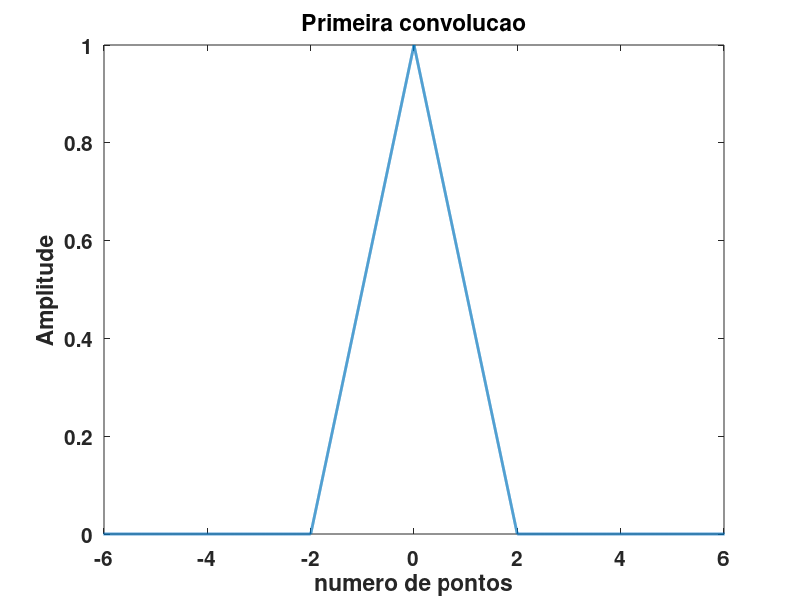
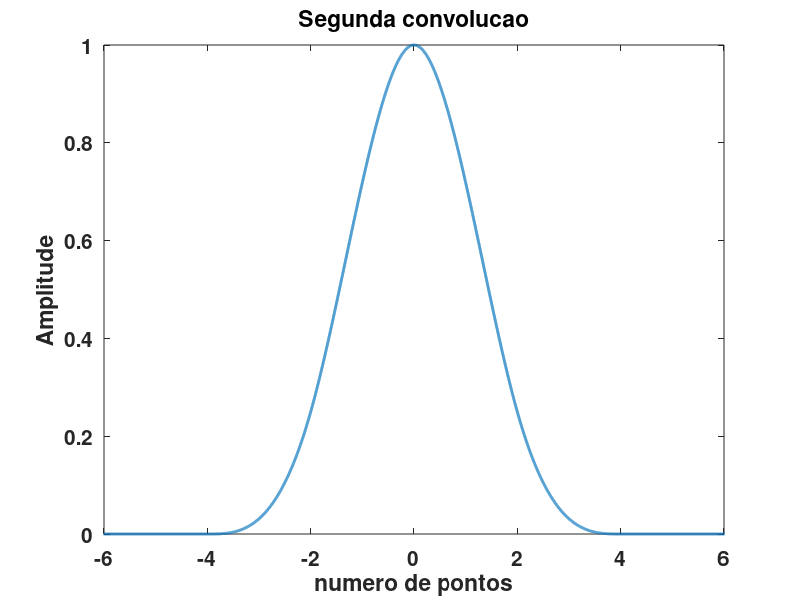
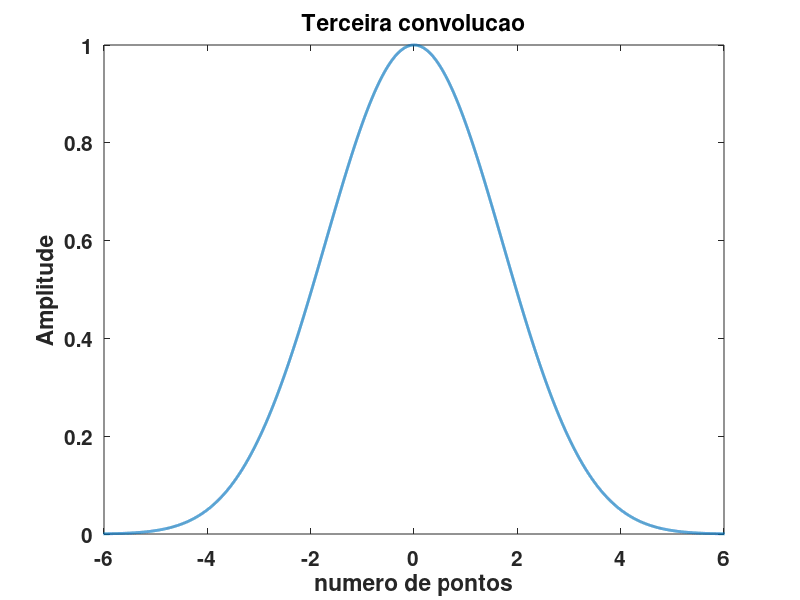
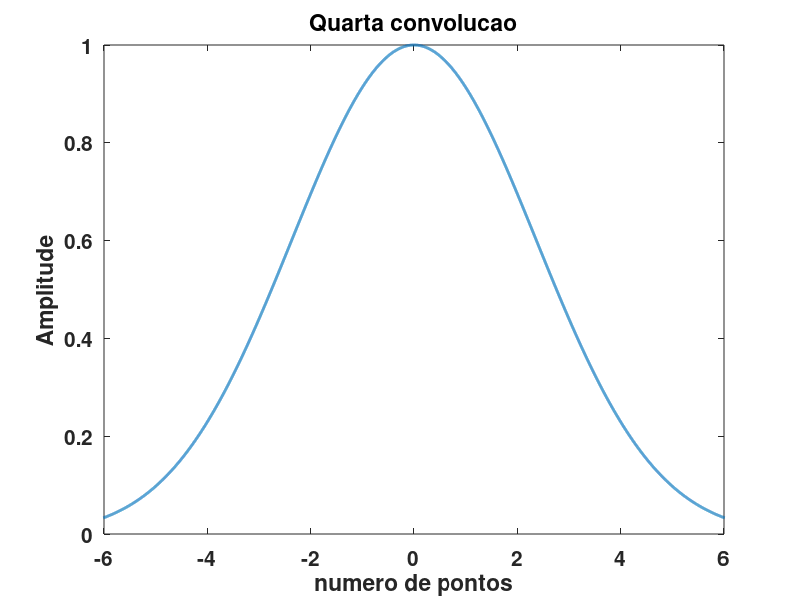

The MATLAB source for these figures, in order:
%%%%%%%%Projeto para o curso de "Processamento de sinais digitais"%%%%%%%%%%%%%%%
%%%%%%%%%%%%Multi convolucoes: funcao retangular%%%%%%%%%%%%%%%%%%%%%%%%%%%%%%%%%
###########################
%%%%%%%%%Parametros utilizados
Fs = 1000;              %parametro relacionado ao intervalo de amostragem do tempo
dt = 1/Fs;              %equacao para ointervalo de amostragem do tempo
%delf  =  1/(n*dt)      %equacao para o intervalo de amostragem da frequencia

################################################################################
%%%%%%%%%%%%%%%%%%%%%%%%%%%Funcao caixa retangular%%%%%%%%%%%%%%%%%%%%%%%%%%%%%%
rect=@(x,a) ones(1,numel(x)).*(abs(x)<a/2); % a define a largura do pulso
x=-5:dt:5;          %Vetor para o numero de pontos 
y=rect(x,2);        %Formato da funcao retangular, escolhendo a=2
ynorm=y/(max(y));   %Normalizacao da funcao retangular

 ###################Plotagem funcao retangular##################################
figure (99) 
plot(x,ynorm,'LineWidth',2)
set(gca,'FontSize',15,'FontWeight','bold')
set(gca,'Xlim',[-6 6])
xlabel('numero de pontos')
ylabel('Amplitude' )
title('Funcao retangular')
%%%%%%%%%  Espectro de amplitude %%%%%%%%%%%%%%%%%%%%%%%%%%%%%%%%%%%
Y = fft(ynorm);     %Aplicacao da transformada rapida de Fourier na funcao retangular
L = 10000;          %Tamanho do eixo x, numero de pontos
P2 = abs(Y/L);      %Formula para a amplitude 

%%%%%%%%%%%%Calculo feito para considerar apenas uma banda da amplitude
P1 = P2(1:L/2+1);
P1(2:end-1) = 2*P1(2:end-1);
P1norm = P1/max(P1);          %Normalizacao do resultado
f = Fs*(0:(L/2))/L;

%%%%%%%%%%%%%Plotagem do espectro de amplitude da funcao retangular
figure(999)
plot(f,P1norm,'LineWidth',2) 
title('Espectro de amplitude ')
set(gca,'Xlim',[0 5])
xlabel('Numero de pontos')
ylabel('Amplitude')
#######################################################
#######################################################
%Primeira convolucao
c1=conv(y,y)*dt;     %Aplicacao da auto convolucao 
c1norm=c1/(max(c1)); %Normalizacao do convolucao 
x1=-10:dt:10;        %Vetor com o numero de pontos
%%%%%%%%%Plotagem da convolucao 1
figure (1)
plot(x1,c1norm,'LineWidth',2)
set(gca,'FontSize',15,'FontWeight','bold')
set(gca,'Xlim',[-6 6])
xlabel('numero de pontos')
ylabel('Amplitude' )
title('Primeira convolucao')

%%%%%%%%%%%%%%%Espectro de amplitude
c1ft = fft(c1norm);  %Aplicacao da transformada rapida de Fourier
L1 = 20000;          %Tamanho do eixo x, numero de pontos
P2c1 = abs(c1ft/L1); %calculo para a amplitude
%df1=0.005           % Valor do intervalo de amostragem na frequencia

%%%%%%%%%%%%Calculo feito para considerar apenas uma banda da amplitude
P1c1 = P2c1(1:L1/2+1);
P1c1(2:end-1) = 2*P1c1(2:end-1);
P1c1norm = P1c1/max(P1c1);%Normalizacao do resultado
f1 = Fs*(0:(L1/2))/L1;

%%%%%%%%%%%%%%Plotagem do espectro de amplitude
figure(100)
plot(f1,P1c1norm,'LineWidth',2) 
title('Espectro de amplitude ')
set(gca,'Xlim',[0 2])
xlabel('Numero de pontos')
ylabel('Amplitude')
#######################################################
#######################################################
%Segunda convolucao
c2=conv(c1,c1)*dt;   %Aplicacao da auto convolucao do resultado anterior
c2norm=c2/(max(c2)); %Normalizacao do resultado
x2=-20:dt:20;        %Vetor do eixo x, numero de pontos

%%%%%%%%%%%Plotagem da convolucao 2
figure (2)
plot(x2,c2norm,'LineWidth',2)
set(gca,'FontSize',15,'FontWeight','bold')
set(gca,'Xlim',[-6 6])
xlabel('numero de pontos')
ylabel('Amplitude' )
title('Segunda convolucao')
%%%%%Espectro de amplitude

c2ft = fft(c2norm); %Aplicacao da transformada rapida de Fourier
L2 = 40000;         %Tamanho do eixo x, numero de pontos
P2c2 = abs(c2ft/L2);%calculo para a amplitude
%df2=0.025          % Valor do intervalo de amostragem na frequencia
%%%%%%%%%%%%Calculo feito para considerar apenas uma banda da amplitude
P1c2 = P2c2(1:L2/2+1);
P1c2(2:end-1) = 2*P1c2(2:end-1);
P1c2norm = P1c2/max(P1c2);       %Normalizacao do resultado
f2 = Fs*(0:(L2/2))/L2;

%%%%%%%%%%%%%%Plotagem do espectro de amplitude
figure(200)
plot(f2,P1c2norm,'LineWidth',2) 
title('Espectro de amplitude ')
set(gca,'Xlim',[0 2])
xlabel('Numero de pontos')
ylabel('Amplitude')

##################################
%Terceira convolucao
%%%%numero de pontos
c3=conv(c2,c2)*dt;      %Aplicacao da auto convolucao do resultado anterior
c3norm=c3/(max(c3));    %Normalizacao do resultado
x3=-40:dt:40;           %Vetor do eixo x, numero de pontos

%%%%%%%%%%%Plotagem da convolucao 3
figure (3)
plot(x3,c3norm,'LineWidth',2)
set(gca,'FontSize',15,'FontWeight','bold')
set(gca,'Xlim',[-6 6])
xlabel('numero de pontos')
ylabel('Amplitude' )
title('Terceira convolucao')
%Espectro de amplitude
c3ft = fft(c3norm);    %Aplicacao da transformada rapida de Fourier
L3 = 80000;            %Tamanho do eixo x, numero de pontos
P2c3 = abs(c3ft/L3);   %calculo para a amplitude
%df3=0.0125            %Valor do intervalo de amostragem na frequencia

%%%%%%%%%%%%Calculo feito para considerar apenas uma banda da amplitude
P1c3 = P2c3(1:L3/2+1);
P1c3(2:end-1) = 2*P1c3(2:end-1);
P1c3norm = P1c3/max(P1c3);%Normalizacao do resultado
f3 = Fs*(0:(L3/2))/L3;

%%%%%%%%%%%%%%Plotagem do espectro de amplitude
figure(300)
plot(f3,P1c3norm,'LineWidth',2) 
title('Espectro de amplitude ')
set(gca,'Xlim',[0 2])
xlabel('Numero de pontos')
ylabel('Amplitude')

######################################
%Quarta convolucao 
c4=conv(c3,c3)*dt;     %Aplicacao da auto convolucao do resultado anterior
c4norm=c4/(max(c4));   %Normalizacao do resultado
x4=-80:dt:80.;         %Vetor do eixo x, numero de pontos

%%%%%%%%%%%Plotagem da convolucao 2
figure (4)
plot(x4,c4norm,'LineWidth',2)
set(gca,'FontSize',15,'FontWeight','bold')
set(gca,'Xlim',[-6 6])
xlabel('numero de pontos')
ylabel('Amplitude' )
title('Quarta convolucao')

%%%%%%%%Amplitude espectral
c4ft = fft(c4norm);    %Aplicacao da transformada rapida de Fourier
L4 = 160000;           %Tamanho do eixo x, numero de pontos
P2c4 = abs(c4ft/L4);   %calculo para a amplitude
%df4=0.00625           %Valor do intervalo de amostragem na frequencia
%%%%%%%%%%%%Calculo feito para considerar apenas uma banda da amplitude
P1c4 = P2c4(1:L4/2+1);
P1c4(2:end-1) = 2*P1c4(2:end-1);
P1c4norm = P1c4/max(P1c4);       %Normalizacao do resultado
f4 = Fs*(0:(L4/2))/L4;

%%%%%%%%%%%%%%Plotagem do espectro de amplitude
figure(400)
plot(f4,P1c4norm,'LineWidth',2) 
title('Espectro de amplitude ')
set(gca,'Xlim',[0 2])
xlabel('Numero de pontos')
ylabel('Amplitude')

################################################################
%quinta convolucao
c5=conv(c4,c4)*dt;   %Aplicacao da auto convolucao do resultado anterior
c5max= max(c5);
c5norm= c5/c5max;    %Normalizacao do resultado
x5=-160:0.001:160.;  %Vetor do eixo x, numero de pontos

%%%%%%%%%%%Plotagem da convolucao 2
figure (5)
plot(x5,c5norm,'LineWidth',2)
set(gca,'FontSize',15,'FontWeight','bold')
set(gca,'Xlim',[-6 6])
xlabel('numero de pontos')
ylabel('Amplitude' )
title('Quinta convolucao')

%Amplitude espectral
c5ft = fft(c5norm);   %Aplicacao da transformada rapida de Fourier
L5 = 320000;          %Tamanho do eixo x, numero de pontos
P2c5 = abs(c5ft/L5);  %calculo para a amplitude
%df5=0.003125         %Valor do intervalo de amostragem na frequencia


%%%%%%%%%%%%Calculo feito para considerar apenas uma banda da amplitude
P1c5 = P2c5(1:L5/2+1);
P1c5(2:end-1) = 2*P1c5(2:end-1);
P1c5norm = P1c5/max(P1c5);        %Normalizacao do resultado
f5 = Fs*(0:(L5/2))/L5;

%%%%%%%%%%%%%%Plotagem do espectro de amplitude
figure(500)
plot(f5,P1c5norm,'LineWidth',2) 
title('Espectro de amplitude ')
set(gca,'Xlim',[0 2])
xlabel('numero de pontos')
ylabel('Amplitude')

###################################################################################
%%%%%%%%%%%%graficos comparativos%%%%%%%%%%%%%%%%%%%
%%%%%%%%%%%%%%%%%%%%%%%%%%%Comparacao das convolucoes e a funcao normalizados%%%%%%
figure(101)
hold on
plot(x,ynorm,'-k','LineWidth',2)
plot(x1,c1norm,'-y','LineWidth',2)
plot(x2,c2norm,':c', 'LineWidth',2)
plot(x3,c3norm,'-.m', 'LineWidth',2)
plot(x4,c4norm,'-r','LineWidth',2)
plot(x5,c5norm,'--b','LineWidth',2)
set(gca,'Xlim',[-6 6])
legend('Funcao','Primeira','Segunda','Terceira','Quarta','Quinta' )
set(gca,'FontSize',15,'FontWeight','bold')
xlabel('Numero de pontos')
ylabel('Amplitude' )
title('Convolucoes')

%%%%%%%%%%%%%Comparacao Amplitude Espectral das convolucoes e da funcao normalizada%%

figure(102)
hold on

plot(f,P1norm,'-k','LineWidth',2)
plot(f1,P1c1norm,'-y','LineWidth',2)
plot(f2,P1c2norm,':c', 'LineWidth',2)
plot(f3,P1c3norm,'-.m', 'LineWidth',2)
plot(f4,P1c4norm,'-r','LineWidth',2)
plot(f5,P1c5norm,'--b','LineWidth',2)
set(gca,'Xlim',[0 2])
legend('Funcao','Primeira','Segunda','Terceira','Quarta','Quinta' )

xlabel('Numero de  pontos')
ylabel('Amplitude' )
title('Amplitude espectral')

